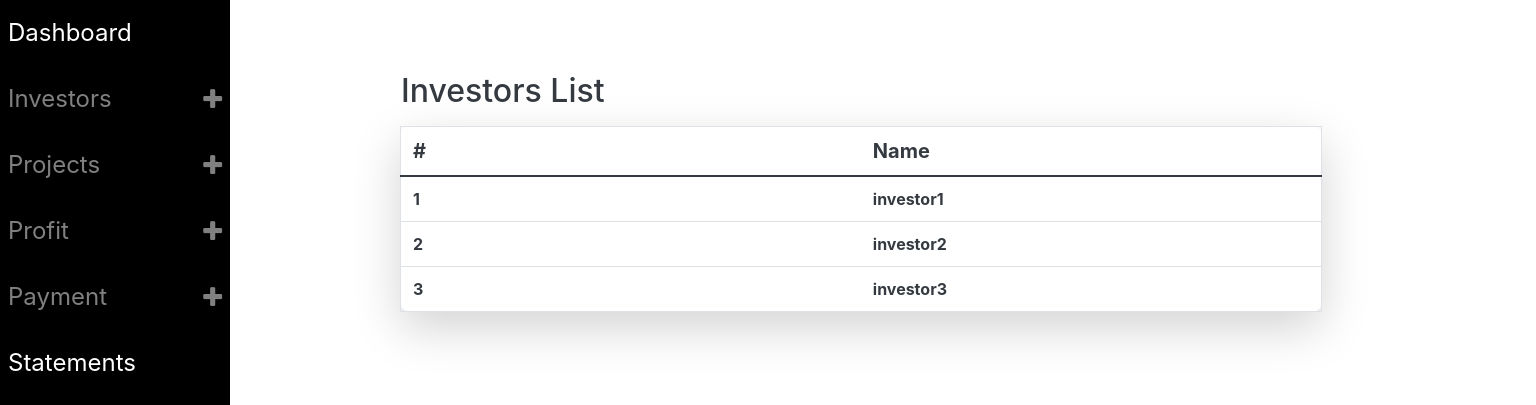
Screenshot of /list_investors with the database file from the repository.
### broker_app/models.py (models this page shows, shortened)
class investors(models.Model):
    name=models.CharField(max_length=100,null=True)

### broker_app/views.py (the view)
# urls.py: path('list_investors',views.list_investors,name='list_investors'),
def list_investors(request):
    obj=investors.objects.all()
    return render(request,'list_investors.html',{'data':obj})

### broker_app/templates/list_investors.html
{% include 'sidebar3.html' %}
<body>
        <table class="container table border shadow shadow-lg text-dark table-hover mt-3 p-5 "style="width:60%;margin-left:400px;border-radius:10px">
            <h2 class=" container text-dark"style="margin-left:386px">Investors List</h2>
            <thead class="font-weight-bold"style="font-size:20px;border-bottom:2px solid;text-align:left">
                <tr>
                    <td style="width:50%">#</td>
                    <td style="width:50%">Name</td>
                </tr>
            </thead>
            <tbody class="font-weight-bold">
                {% for i in data %}
                <tr>
                    <td>{{forloop.counter}}</td>
                    <td >{{i.name}}</td>
                </tr>
                {% endfor %}
            </tbody>
        </table>
</body>

### broker_app/templates/sidebar3.html (style rules this page uses)
body { padding-top: 4.5rem; margin-bottom: 3rem; }

### rows the page displays
investors: name "investor1"
investors: name "investor2"
investors: name "investor3"
